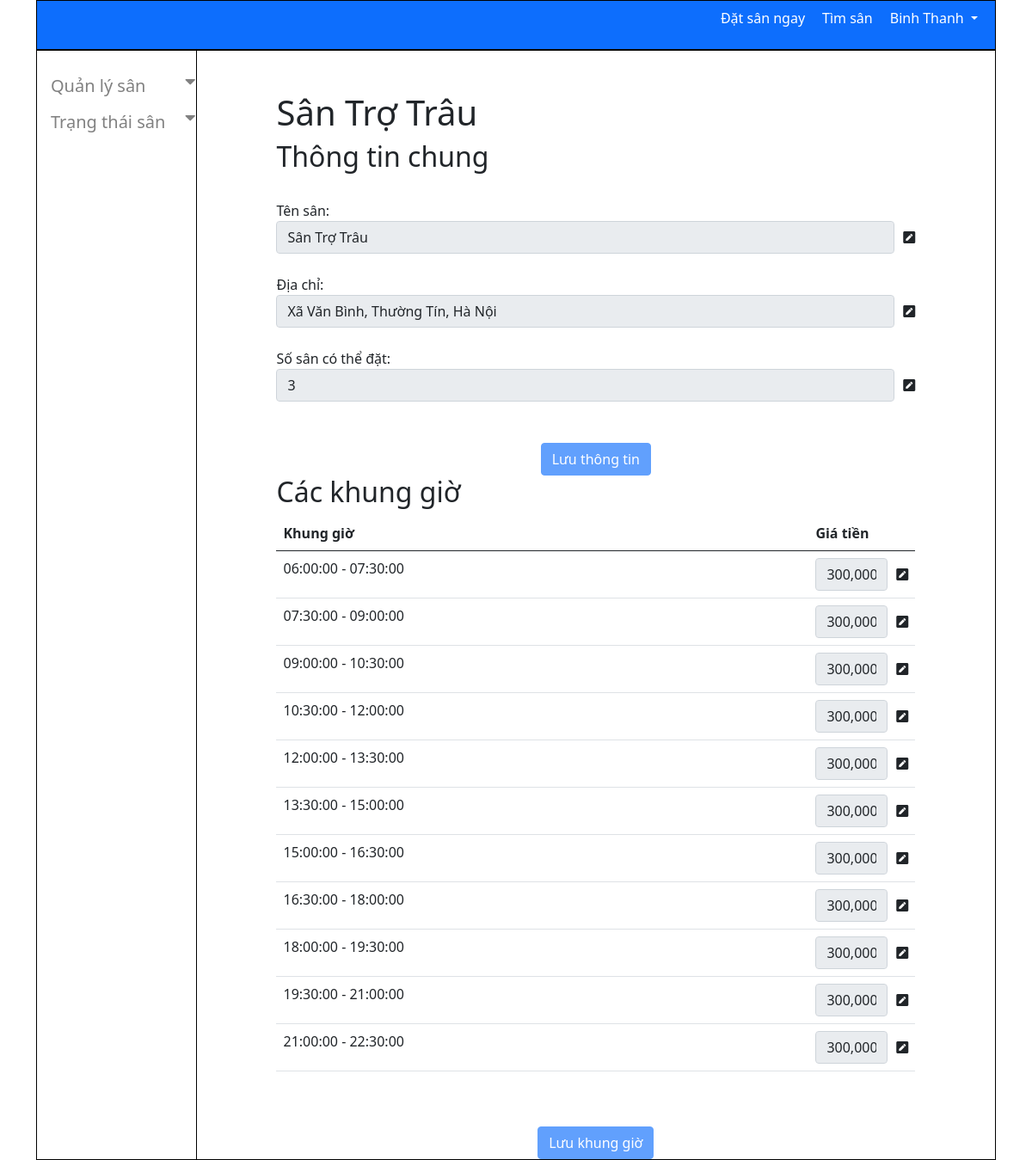
Page /chi-tiet-san/10 (signed in) on the committed database.
### book_stadium/models.py (models this page shows, shortened)
class User(AbstractUser):
    username = models.CharField(max_length=100)
    name = models.CharField(max_length=100, blank=True)
    phone_number = models.CharField(max_length=12, blank=True)
    role = models.CharField(max_length=20, choices=Roles.choices)
    email = models.EmailField(_('email address'), unique=True)
    USERNAME_FIELD = 'email'
    REQUIRED_FIELDS = []
    objects = CustomUserManager()

class Stadium(models.Model):
    name = models.CharField(max_length=100)
    address = models.CharField(max_length=100, blank=True)
    owner = models.ForeignKey(User, null=True, on_delete=models.SET_NULL)
    field_count = models.PositiveSmallIntegerField()
    time_frames = models.ManyToManyField(
        'TimeFrame', through='StadiumTimeFrame')

class StadiumTimeFrame(models.Model):
    stadium = models.ForeignKey(Stadium, on_delete=models.CASCADE)
    time_frame = models.ForeignKey(TimeFrame, on_delete=models.CASCADE)
    price = models.IntegerField()

class TimeFrame(models.Model):
    start_time = models.TimeField()
    end_time = models.TimeField()
    def __str__(self):
        return f'{self.start_time} - {self.end_time}'

### book_stadium/views.py (the view, shortened to what this page needs)
# urls.py: path('chi-tiet-san/<int:pk>', views.StadiumDetail.as_view(), name='stadium_detail'),
class StadiumDetail(LoginRequiredMixin, View):
    login_url = 'home'
    def get(self, request, pk):
        fields_by_owner = Stadium.objects.filter(owner=request.user)
        current_stadium = Stadium.objects.get(id=pk)
        times_and_prices = StadiumTimeFrame.objects.filter(stadium=current_stadium)
        page_info = {
            'fields':fields_by_owner,
            'stadium': current_stadium,
            'times_and_prices': times_and_prices,
        }
        return render(
            request,
            'book_stadium/stadiumDetail.html',
            page_info,
            )

### book_stadium/templates/book_stadium/stadiumDetail.html (shortened to what this page needs)
{% extends 'book_stadium/base.html' %}
{% load static %}
{% load humanize %}
{% block css %}
<link rel="stylesheet" href="{% static 'css/stadiumDetail.css' %}">
{% endblock %}
{% block content %}
    <div class="stadium-detail">
            <h1 class="pt-5">{{ stadium.name }}</h1>
            <div class="form-info">
                <h2>
                    Thông tin chung
                </h2>
                <form action="{% url 'stadium_detail' stadium.id %}" method="POST" class="stadium-form-detail">
                  <div class="form-group mt-4">
                    <label for="exampleInputEmail1">Tên sân: </label>
                    <div class="inputField">
                      <input type="text" class="form-control" id="name" name="name" disabled="true" value="{{stadium.name}}">
                      <i data-name="name" class="fas fa-pen-square"></i>
                    </div>
                  </div>
                  <div class="form-group mt-4">
                      <label for="exampleInputEmail1">Địa chỉ: </label>
                      <div class="inputField">
                        <input type="text" class="form-control" id="address" name="address" disabled="true" value="{{stadium.address}}">
                        <i data-name="address" class="fas fa-pen-square"></i>
                      </div>
                  </div>
                  <div class="form-group mt-4">
                      <label for="exampleInputEmail1">Số sân có thể đặt: </label>
                      <div class="inputField">
                        <input type="text" class="form-control" id="field-count" name="field_count" disabled="true" value="{{stadium.field_count}}">
                        <i data-name="field-count" class="fas fa-pen-square"></i>
                      </div>
                  </div>
                  <button type="submit" id="saveDetailBtn" class="btn btn-primary mt-5" disabled="true">Lưu thông tin</button>
                </form>
            </div>
            <div class="form-timeframe">
                <h2>
                    Các khung giờ
                </h2>
                <form action="#" method="post" class="stadium-form-time-frames">
                    <table class="table">
                        <thead class="thead-dark">
                          <tr>
                            <th>Khung giờ</th>
                            <th class="col-2">Giá tiền</th>
                          </tr>
                        </thead>
                        <tbody>
                          {% for i in times_and_prices %}
                            <tr>
                                <td>{{i.time_frame}}</td>
                                <td>
                                  <div class="inputField text-center">
                                    <input type="text" class="form-control" id="{{forloop.counter0}}" disabled="true" value="{{ i.price|intcomma }}">
                                    <i data-name="{{ forloop.counter0 }}" class="fas fa-pen-square"></i>
                                  </div>
                                </td>
                              </tr>
                            {% endfor %}
                          </tbody>
                          </table>
                          <button type="submit" id="saveTimeFramesBtn" class="btn btn-primary mt-5" disabled="true">Lưu khung giờ</button>
              </form>
            </div>
    </div>
{% endblock %}

### book_stadium/templates/book_stadium/base.html (shortened to what this page needs)
{% load static %}
<!DOCTYPE html>
<html lang="en">
<head>
    <link href="https://cdnjs.cloudflare.com/ajax/libs/font-awesome/5.15.1/css/all.min.css" rel="stylesheet" />
    <link href="https://cdn.jsdelivr.net/npm/bootstrap@5.0.0-beta2/dist/css/bootstrap.min.css" rel="stylesheet">
    <link rel="stylesheet" href="https://stackpath.bootstrapcdn.com/font-awesome/4.7.0/css/font-awesome.min.css">
    <link rel="stylesheet" href="{% static 'css/base.css' %}">
    {% block css %}
    {% endblock %}
</head>
<body>
    <div class="container">
        <header>
            <nav class="navbar">
              <ul>
                <li><a href="#">Đặt sân ngay</a></li>
                <li><a href="#">Tìm sân</a></li>
                {% if user.is_authenticated %}
                <li>
                  <a class="dropdown-toggle" data-toggle="dropdown" aria-haspopup="true" aria-expanded="false">
                    {{user.username}}
                  </a>
                </li>
                {% else %}
                        <li><button type="button" class="btn btn-primary" onclick="turnOnModalLogin()" >Đăng nhập</button></li>
                {% endif %}
              </ul>
            </nav>
        </header>
        <section>
          {% if user.role == "owner" %}
          <div class="col-2 sidebar">
            <div class="sidenav">
              <button class="dropdown-btn slideIn">
                Quản lý sân
                <i class="fa fa-caret-down"></i>
              </button>
              <button class="dropdown-btn slideIn">
                Trạng thái sân
                <i class="fa fa-caret-down"></i>
              </button>
            </div>
          </div>
          {% endif %}
            <div class="col">
              {%block content%}
              {% endblock %}
            </div>
        </section>
    </div>
</body>
</html>

### static/css/base.css (style rules this page uses)
body { width: 100%; }
.navbar { border: 1px solid black; background-color: #0d6efd; }
.navbar ul { display: flex; align-items: center; }
.navbar ul li { list-style: none; }
.navbar a { text-decoration: none; color: white; margin-right: 20px; }
a { text-decoration: none; }
form { display: flex; flex-direction: column; align-items: center; }
section { display: flex; border: 1px solid black; height: auto; }
.sidebar { border-right: 1px solid black; }
.sidenav { height: 100vh; width: 200px; z-index: 1; top: 0; left: 0; overflow-x: hidden; padding-top: 20px; }
.sidenav a, .dropdown-btn { padding: 6px 8px 6px 16px; text-decoration: none; font-size: 20px; color: #818181; display: block; border: none; background: none; width:100%; text-align: left; cursor: pointer; outline: none; }
.fa-caret-down { float: right; padding-right: 8px; }
.col { display: flex; }

### static/css/stadiumDetail.css (style rules this page uses)
.stadium-detail { width: 80%; margin: auto; }
.stadium-detail .form-group { width: 100%; }
.inputField { display: flex; align-items: center; }
i { margin-left: 10px; }

### rows in the picture
User: username "Binh Thanh"
Stadium: name "Sân Trợ Trâu", address "Xã Văn Bình, Thường Tín, Hà Nội", field_count "3"
StadiumTimeFrame: time_frame "06:00:00 - 07:30:00", price "300,000"
StadiumTimeFrame: time_frame "07:30:00 - 09:00:00", price "300,000"
StadiumTimeFrame: time_frame "09:00:00 - 10:30:00", price "300,000"
StadiumTimeFrame: time_frame "10:30:00 - 12:00:00", price "300,000"
StadiumTimeFrame: time_frame "12:00:00 - 13:30:00", price "300,000"
StadiumTimeFrame: time_frame "13:30:00 - 15:00:00", price "300,000"
StadiumTimeFrame: time_frame "15:00:00 - 16:30:00", price "300,000"
StadiumTimeFrame: time_frame "16:30:00 - 18:00:00", price "300,000"
StadiumTimeFrame: time_frame "18:00:00 - 19:30:00", price "300,000"
StadiumTimeFrame: time_frame "19:30:00 - 21:00:00", price "300,000"
StadiumTimeFrame: time_frame "21:00:00 - 22:30:00", price "300,000"
